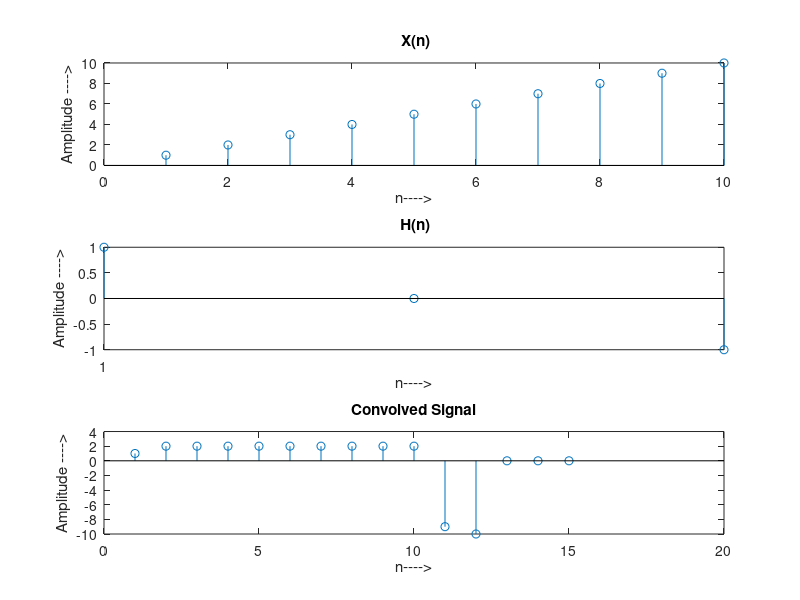

Here is the MATLAB script that generated this plot:
clc;
clear all;
Xn= [ 1 2 3 4 5 6 7 8 9 10];
Hn= [ 1 0 -1];
L=5;
subplot (3,1,1);
stem(Xn);
xlabel ('n---->');
ylabel ('Amplitude ---->');
title(' X(n)');

subplot (3,1,2);
stem(Hn);
set(gca, 'XTick',[-1 0 1]);
xlabel ('n---->');
ylabel ('Amplitude ---->');
title(' H(n)');

NXn=length(Xn);
M=length(Hn);
M1=M-1;
R=rem(NXn,L);
N=L+M1;
Xn=[Xn zeros(1,L-R)];
Hn=[Hn zeros(1,N-M)];
K=NXn/L;
y=zeros(K+1,N);
z=zeros(1,M1);
for k=0:K
Xnp=Xn(L*k+1:L*k+L);
Xnk=[Xnp z];
y(k+1,:)=ifft(fft(Xnk).*fft(Hn))

end
p=L+M1;
for i=1:K
y(i+1,1:M-1)=y(i,p-M1+1:p)+y(i+1,1:M-1);
end
z1=y(:,1:L)';
y=(z1(:))'

subplot (3,1,3);
stem(y);
xlabel ('n---->');
ylabel ('Amplitude ---->');
title('Convolved Signal');